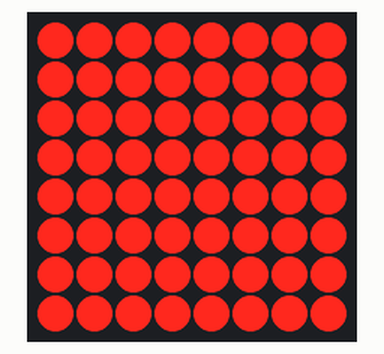
Recording of a sketch running on a simulated Arduino Uno, built with avr-gcc and run on an emulated ATmega328P. On the bench: 8×8 LED matrix.

Above: at 0.1 s.
At 102.1 s:
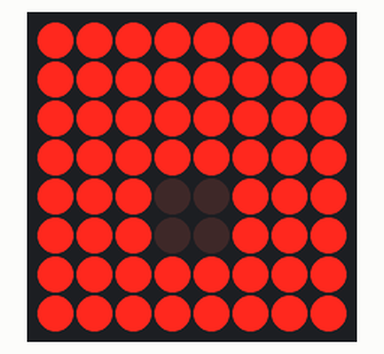

The sketch:

maskinf.ino
```cpp
// also see https://www.brainy-bits.com/how-to-control-max7219-led-matrix/
// also see https://playground.arduino.cc/Main/LedControl
// initial test for led matrix testing.

#include "LedControl.h"

int addr = 0;   // which display: 0 for the first display

/*
 * The pin numbers in the LEDCONTROL function must match your wiring
 * LedControl(int dataPin, int clkPin, int csPin, int numDevices) {
 *  SPI_MOSI=dataPin
 *  SPI_CLK=clkPin
 *  SPI_CS=csPin
 *  numDevices
 */

LedControl lc=LedControl(12,11,10,1);  // Pins: DIN,CLK,CS, # of Display connected

const unsigned long eyebase[] = {
  0b111111111111111111111111,   // 0
  0b111111111111111111111111,   // 1
  0b111111111111111111111111,   // 2
  0b111111111111111111111111,   // 3
  0b111111111111111111111111,   // 4
  0b111111111111111111111111,   // 5
  0b111111111111111111111111,   // 6
  0b111111111111111111111111,   // 7
  0b111111111111111111111111,   // 8
  0b111111111111111111111111,   // 9
  0b111111111111111111111111,   // 10
  0b111111111111111111111111,   // 11
  0b111111111110011111111111,   // 12
  0b111111111110011111111111,   // 13
  0b111111111111111111111111,   // 14
  0b111111111111111111111111,   // 15
  0b111111111111111111111111,   // 16
  0b111111111111111111111111,   // 17
  0b111111111111111111111111,   // 18
  0b111111111111111111111111,   // 19
  0b111111111111111111111111,   // 20
  0b111111111111111111111111,   // 21
  0b111111111111111111111111,   // 22
  0b111111111111111111111111,   // 23
};
const byte roundEye[] = {
  0b11000011,   // 0
  0b10000001,   // 1
  0b00000000,   // 2
  0b00000000,   // 3
  0b00000000,   // 4
  0b00000000,   // 5
  0b10000001,   // 6
  0b11000011,   // 7
};

void setup()
{
  lc.shutdown(addr, false);  // Wake up displays
  lc.setIntensity(addr, 8);  // Set intensity levels
  lc.clearDisplay(addr);  // Clear Displays
}

void loop() {
  displayAt0(0, 0);
  delay(1000);
  displayAt0(8, 8);
  delay(100000);
}

void displayAt0(const int x, const int y) {
  for(int row = y; row < y + 8; row ++) {
    lc.setRow(addr, row - y, eyebase[row] >> x);
  }
}

void displayAt1(const int x, const int y) {
  byte eyeball[8];
  for(int row = y; row < y + 8; row ++) {
    eyeball[row - y] = roundEye[row - y] & eyebase[row] >> x;
  }
  for(int row = 0; row < 8; row ++) {
    lc.setRow(addr, row, eyeball[row]);
  }
}

void displayAt2(const int x, const int y) {
  byte eyeball[8];
  for(int row = y; row < y + 8; row ++) {
    eyeball[row - y] = eyebase[row] >> x;
  }
  for(int row = 0; row < 8; row ++) {
    lc.setRow(addr, row, roundEye[row] & eyeball[row]);
  }
}
```
